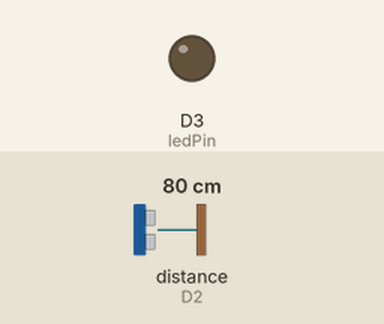
The sketch below on a simulated ESP8266 (NodeMCU). Shown: output pins drawn as LEDs (lit = HIGH). Wiring (inferred from the names in the program): ultrasonic range finder: trigger D1; echo D2. Inputs (shaded band) come from the test bench; at power-on: distance to the obstacle (sensor on D2) 80 cm. The echo pulse lasts 58.3 µs per cm; WiFi joins after 1.5 s; servers stay silent unless stated; web services answer with replies made up by the test bench; pins used as bus, display or sensor lines are not drawn; what the sketch prints to the serial monitor is not drawn.

Above: at 2.7 s.
2.8 s: distance to the obstacle (sensor on D2) set to 5 cm
4.7 s: distance to the obstacle (sensor on D2) set to 2 cm
At 5.9 s:
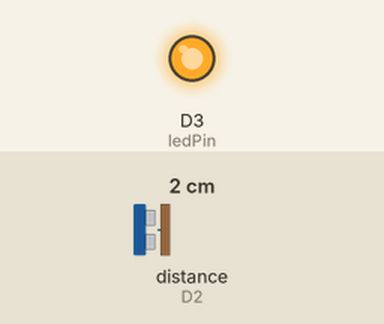
7.0 s: distance to the obstacle (sensor on D2) set to 4 cm
At 8.7 s:
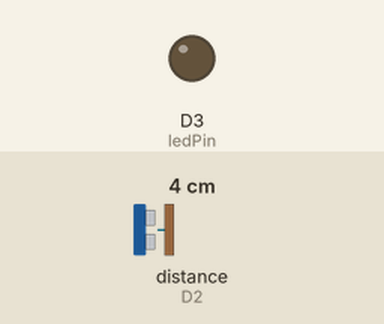
Timing chart, 0 to 10.2 s (numbered marks = the images above; inputs shaded):
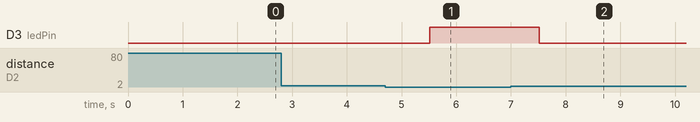

The sketch:

manage.ino
```cpp
#include <ESP8266WiFi.h>         // Biblioteca WiFi para o ESP8266
#include <ESP8266HTTPClient.h>   // Biblioteca HTTPClient para o ESP8266

// Credenciais da rede Wi-Fi
const char* ssid = "Eleganza Modas - 5G";       // Substitua por seu SSID
const char* password = "zxasqw2K23";  // Substitua pela senha da rede Wi-Fi

// Definindo o endereço do servidor ThingSpeak e a chave de API
const char* server = "http://api.thingspeak.com/update";
String apiKey = "V7KS4WBR0W7VS39J";       // Substitua por sua chave de API do ThingSpeak

// Definindo os pinos para o sensor ultrassônico e o LED
const int trigPin = D1;              // Pino de trigger (ajuste conforme necessário)
const int echoPin = D2;              // Pino de echo (ajuste conforme necessário)
const int ledPin = D3;               // Pino onde o LED vermelho está conectado

// Variável para controlar o tempo de envio ao ThingSpeak
unsigned long lastSendTime = 0;      // Armazena o último tempo de envio
const unsigned long sendInterval = 10000; // Intervalo de envio em milissegundos (10 segundos)

// Função para inicializar o sensor ultrassônico
void setupUltrasonic() {
  pinMode(trigPin, OUTPUT);
  pinMode(echoPin, INPUT);
}

// Função para medir a distância com o sensor ultrassônico
long readUltrasonicDistance() {
  digitalWrite(trigPin, LOW);
  delayMicroseconds(2);
  digitalWrite(trigPin, HIGH);
  delayMicroseconds(10);
  digitalWrite(trigPin, LOW);

  long duration = pulseIn(echoPin, HIGH);
  long distance = (duration / 2) * 0.0343; // Converter para centímetros
  return distance;
}

// Função para mapear a distância medida
int mapDistance(long distance) {
  if (distance >= 30) {
    return 0;
  } else if (distance == 0) {
    return 100;
  } else {
    return map(distance, 1, 29, 100, 0);  // Mapeia os valores intermediários
  }
}

void setup() {
  Serial.begin(115200);
  setupUltrasonic();

  pinMode(ledPin, OUTPUT);     // Configura o pino do LED como saída
  digitalWrite(ledPin, LOW);   // Garante que o LED comece apagado

  // Conectando-se ao Wi-Fi
  WiFi.begin(ssid, password);
  Serial.print("Conectando ao Wi-Fi");

  while (WiFi.status() != WL_CONNECTED) {
    delay(500);
    Serial.print(".");
  }
  Serial.println("\nConectado ao Wi-Fi!");
}

void loop() {
  // Lê a distância a cada 1 segundo
  long distance = readUltrasonicDistance();
  int mappedValue = mapDistance(distance);

  Serial.print("Distância medida: ");
  Serial.print(distance);

  Serial.print(" Nível: ");
  Serial.println(mappedValue);

  // Verifica se mappedValue está acima de 90 para acender o LED
  if (mappedValue > 90) {
    digitalWrite(ledPin, HIGH);   // Acende o LED
  } else {
    digitalWrite(ledPin, LOW);    // Apaga o LED
  }

  // Envia os dados para o ThingSpeak a cada 10 segundos
  if (WiFi.status() == WL_CONNECTED && (millis() - lastSendTime >= sendInterval)) {
    lastSendTime = millis();  // Atualiza o tempo de envio

    // Enviando os dados mapeados para o ThingSpeak
    WiFiClient client;  // Cria o objeto WiFiClient
    HTTPClient http;
    String url = String(server) + "?api_key=" + apiKey + "&field1=" + String(mappedValue);

    http.begin(client, url);  // Usa o WiFiClient com a URL
    int httpResponseCode = http.GET();  // Enviando dados para ThingSpeak

    if (httpResponseCode > 0) {
      Serial.print("Código de resposta HTTP: ");
      Serial.println(httpResponseCode);
    } else {
      Serial.print("Erro ao enviar dados: ");
      Serial.println(http.errorToString(httpResponseCode).c_str());
    }
    http.end();
  } else if (WiFi.status() != WL_CONNECTED) {
    Serial.println("Falha na conexão Wi-Fi. Tentando reconectar...");
    WiFi.reconnect(); // Tenta reconectar ao Wi-Fi
  }

  delay(1000);  // Aguarda 1 segundo antes de medir novamente
}
```

Measured:
- the behaviour switches between 4 and 3 cm on distance to the obstacle (sensor on D2) (found by bisection; images 0 and 1)
- after the input at 2.8 s, every drawn part: stays the same
- after the input at 4.7 s, D3 (ledPin): LOW → HIGH after 0.82 s
- after the input at 7.0 s, D3 (ledPin): HIGH → LOW after 0.52 s
